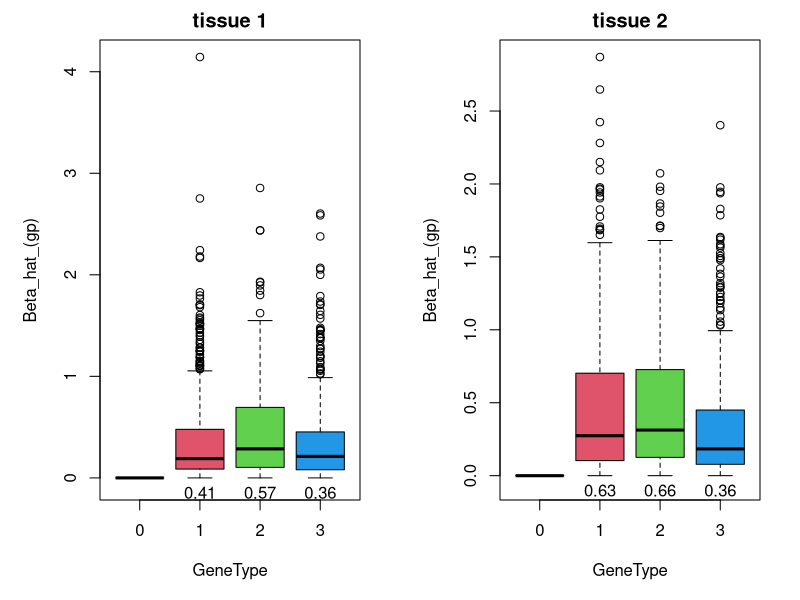
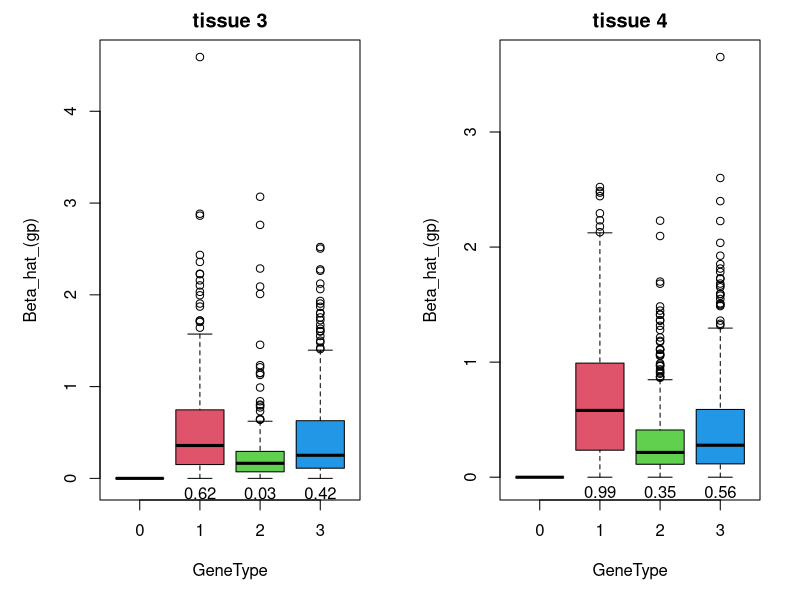
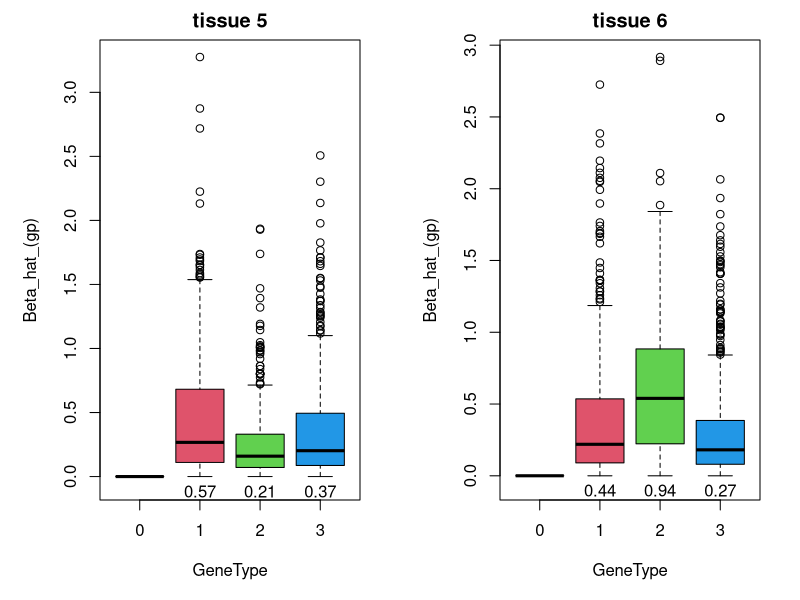
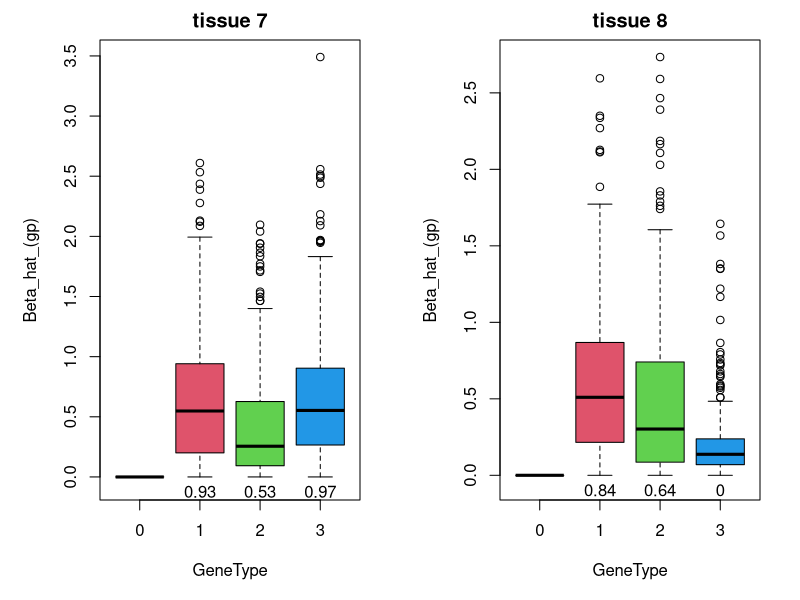
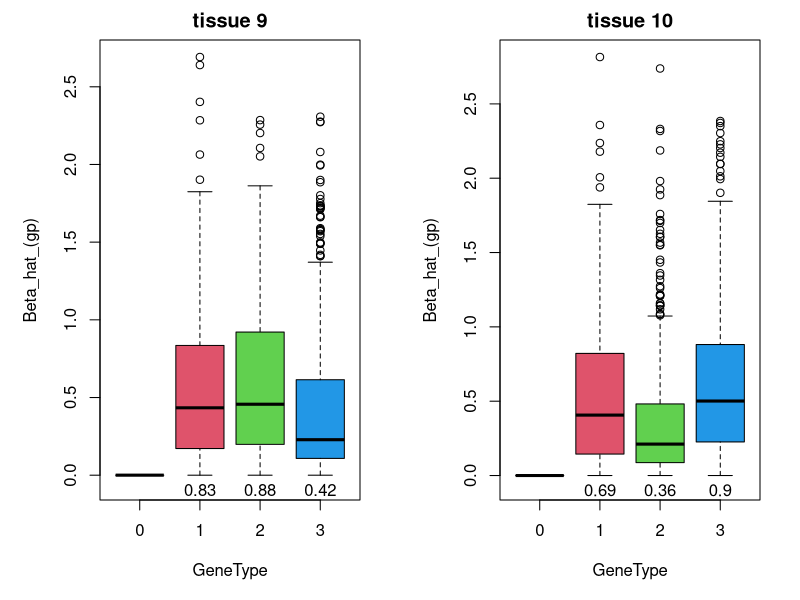
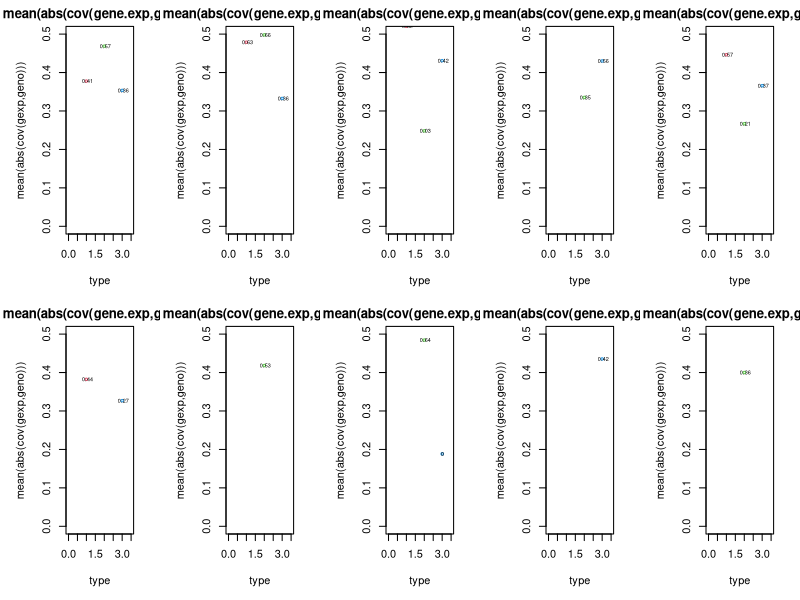
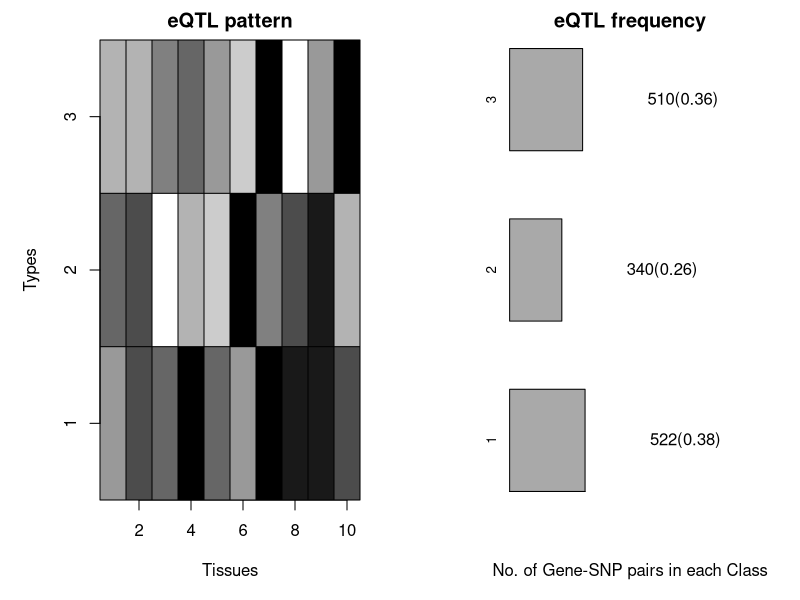

Here is the R script that generated these plots, in order:
## ---- chunk 1
library(knitr)
opts_chunk$set(echo=TRUE, warning=TRUE, message=TRUE)
library("MASS")
#install.packages("gtools")
library(gtools)
dir.name="/Users/sarahurbut/genexp/"
## ---- chunk 2
nb.snps=100000
snps=seq(1,nb.snps)
# anno.snps=sapply(snps,function(x){
#   paste("rs",x,sep='')})
nb.genes=2000
##record gene.pos in terms of SNPs - e.g., a gene falls every 5 SNPS###
#gene.pos=seq(1,nb.snps,nb.snps/nb.genes)
n.inds=100
## ---- chunk 3
K=3
S=10
#pi0=rbeta(1,1,1) ##prob gene has no eQTL
pi0=0.3
## ---- chunk 4
set.seed(771)
gender=rbinom(n.inds,1,prob=0.5)
## ---- chunk 5
set.seed(707)
MAF=rbeta(nb.snps,1,1)
###Simulate genotypes in an n x v snps matrix such that each row corresponds to an individuals genotype vector##
n.geno=sapply(MAF,function(x)
  {rbinom(n=n.inds,prob=x,size=2)})
## ---- chunk 6
set.seed(771)
(pis=rdirichlet(1,alpha=rep(1,K)))
## ---- chunk 7
set.seed(302)
###simulate type identity according to pi proportion##
type=sapply(rep(0,nb.snps),function(x){
    assign.vec=rmultinom(n=1,size=1,prob=pis)
    which(assign.vec==1)}
    )
sum(type==1)/length(type)
sum(type==2)/length(type)
sum(type==3)/length(type)
## ---- chunk 8
set.seed(111)
qmat=matrix(NA,nrow=K,ncol=S)
(q.mat=t(apply(qmat,1,function(x){
    x=rbeta(S,1,1)##generate predilection towards config from uniform
    })))
## ---- chunk 9
####Simulate covariance matrix of effect sizes, same for each gene##
oma2.plus.phi2 <- 0.8^2 # prior variance of subgroup SNP effect
oma2.over.oma2.plus.phi2 <- 3/4 # homogeneity
oma2 <- oma2.plus.phi2 * oma2.over.oma2.plus.phi2 # prior var of avg SNP effect
phi2 <- oma2.plus.phi2 * (1 - oma2.over.oma2.plus.phi2) # prior var of subgroup SNP effect, given avg effect
Sigma.beta.g <- matrix(rep(oma2, S^2),S, S) +
  diag(rep(phi2, S), S, S)
##Simulate covariance matrix of the errors, where we assume no covariance between tissues or individuals (i.e., matrix of multivariate normal S dimensional vectors###
###Key is assuming tissues and individuals are independent###
cov.err.S <- diag(S)
## ---- chunk 10
set.seed(717)
###Create covariate matrix, using inverse gamma prior on variance ###
Sigma.beta.c <- diag(x=1 / rgamma(S, 2, 1),
                     nrow=S, ncol=S)
X.c <- cbind(rep(1, n.inds),gender)#use gender as a covariate
###TissueSpecific covariate effect##
B.c <- matrix(mvrnorm(n=2, mu=rep(0, S),
                      Sigma=Sigma.beta.c),
              nrow=2, ncol=S)
## ---- chunk 11
set.seed(500)
####Initialize DataFrames###
mean.exp=matrix(NA,nrow=nb.genes,ncol=S)
var.exp=matrix(NA,nrow=nb.genes,ncol=S)
beta.hat=matrix(NA,nrow=nb.genes,ncol=S)
truth=NULL

gamma_gp=matrix(NA,nrow=nb.genes,ncol=S)
gene.type=NULL
for(i in 1:nb.genes){
  if(runif(1)<pi0){
    X=X.c
    B=B.c
  truth[i]=0
 gamma_gp[i,] = rep(0,S)
  eqtn=0
  gene.type[i]=0
  }
else{
  
  start=50*(i-1)+1
  end=start+49
  cis=snps[start:end]##Specify the cis region
  eqtn=sample(cis,1)##sample the SNP from the chosen region, given that it contains an eQTN
  truth[i]=eqtn
 class=type[eqtn]##membership of the ith SNP
  gene.type[i]=class
  ##generate active tissues according to SNPs type membership#
  probs=q.mat[class,]
  config=sapply(probs,function(x){
  rbinom(1,1,prob=x)})
    gamma_gp[i,] = config
    X.g <- matrix(n.geno[,eqtn], ncol=1)
    B.g <- matrix(mvrnorm(n=1, mu=rep(0, S),Sigma=Sigma.beta.g),nrow=1, ncol=S)
    B.g[1, which(config == 0)] <- 0 ###Thus the vector of effect sizes is drawn conditional on configuration, so we replace 
    E <- mvrnorm(n=n.inds, mu=rep(0,S),Sigma=cov.err.S)##draw each individuals ERROR vector from E_S(0,I)
    X <- cbind(X.c, X.g)
    B <- rbind(B.c, B.g)
}
  Y <- X %*% B + E
#print(eqtn)

  #write.table(Y, file=paste0(dir.name,i,"explevels.txt"), quote=F, sep="\t",
           # row.names=T, col.names=T)

mean.exp[i,]=apply(Y,2,mean)
var.exp[i,]=apply(Y,2,var)
if(eqtn==0){beta.hat[i,]=rep(0,S)}
else{beta.hat[i,]=apply(Y,2,function(x){cov(x,n.geno[,eqtn])/var(n.geno[,eqtn])})}
beta.hat<- replace(beta.hat, is.na(beta.hat), 0)
}
  
## ---- chunk 12
##########################
###order mean expression by gene.type###
gene.type=as.factor(gene.type)

plot.type=function(beta.hat,gene.type,tissue.types){
  par(mfrow=c(1,2),mar=c(5,5,2,2))
  for(i in tissue.types[1]:tissue.types[2]){
  #boxplot(mean.exp[,i]~gene.type,col=1:4,pch=1,xlab="GeneType",ylab="MeanExp",main=paste("tissue",i))
  #boxplot(var.exp[,i]~gene.type,col=1:4,pch=1,xlab="GeneType",ylab="MeanExp",main=paste("tissue",i))
  boxplot(abs(beta.hat[,i])~gene.type,ylim=c(-0.05,max(abs(beta.hat[,i]))),col=1:4,pch=1,xlab="GeneType",ylab="Beta_hat_(gp)",main=paste("tissue",i))

  type.probs=round(q.mat[,i],2)
  text(x=2,y=0,type.probs[1],pos=1)
  text(x=3,y=0,type.probs[2],pos=1)
  text(x=4,y=0,type.probs[3],pos=1)
}
}

plot.type(beta.hat,gene.type,tissue.types=c(1,2))
plot.type(beta.hat,gene.type,tissue.types=c(3,4))
plot.type(beta.hat,gene.type,tissue.types=c(5,6))
plot.type(beta.hat,gene.type,tissue.types=c(7,8))
plot.type(beta.hat,gene.type,tissue.types=c(9,10))

#install.packages("calibrate")
library(calibrate)

par(mfrow=c(2,5))
for(i in 1:S){
X=seq(1:K)
Y=sapply(seq(1:K),function(x){mean(abs(beta.hat[gene.type==x,i]))})
plot(X, Y,pch=1,col=2:4,type="p",ylim=c(0,0.5),xlim=c(0,3.5),cex=0.5,main="mean(abs(cov(gene.exp,geno)))",xlab="type",ylab="mean(abs(cov(gexp,geno)))")
library("calibrate")
textxy(X, Y, labs=round(q.mat[,i],2),cex=0.5,offset=.1)
       }

## ---- chunk 13
set.seed(500)
####Initialize DataFrames###
mean.by.geno=matrix(NA,nrow=nb.genes,ncol=3*S)

truth=NULL

gamma_gp=matrix(NA,nrow=nb.genes,ncol=S)
gene.type=NULL
for(i in 1:nb.genes){
  if(runif(1)<pi0){
    X=X.c
    B=B.c
  truth[i]=0
  eqtn=sample(snps,1)##choose any random snp but record that the snp wasn't a true eqtn
  gene.type[i]=0
  gamma_gp[i,] = rep(0,S)
  }
else{
  
  start=50*(i-1)+1
  end=start+49
  cis=snps[start:end]##Specify the cis region
  eqtn=sample(cis,1)##sample the SNP from the chosen region, given that it contains an eQTN
  truth[i]=eqtn
 class=type[eqtn]##membership of the ith SNP
  gene.type[i]=class
  ##generate active tissues according to SNPs type membership#
  probs=q.mat[class,]
  config=sapply(probs,function(x){
  rbinom(1,1,prob=x)})
    gamma_gp[i,] = config
    X.g <- matrix(n.geno[,eqtn], ncol=1)
    B.g <- matrix(mvrnorm(n=1, mu=rep(0, S),Sigma=Sigma.beta.g),nrow=1, ncol=S)
    B.g[1, which(config == 0)] <- 0
    E <- mvrnorm(n=n.inds, mu=rep(0,S),Sigma=cov.err.S)##draw each individuals ERROR vector from E_S(0,I)
    X <- cbind(X.c, X.g)
    B <- rbind(B.c, B.g)
}
  Y <- X %*% B + E

  
 M=(apply(Y,2,function(x){##create a matrix with genotypes in rows and tissues in columns
    
    geno=matrix(n.geno[,eqtn], ncol=1)
    if(length(x[geno==0])==0){dom=0}
    else{dom=mean(x[geno==0])}
    
    if(length(x[geno==1])==0){het=0}
   else{het=mean(x[geno==1])}
    
   if(length(x[geno==2])==0){rec=0}
     else{rec=mean(x[geno==2])}
    c(dom,het,rec)
}))
mean.by.geno[i,] = c((M))##concatenate the rows into 3xS matrix
}

cols=matrix(NA,nrow=S,ncol=3)
  for(i in 1:S){
    for(j in 1:3){
      cols[i,j]=paste("Tissue",i,"Geno",j)
  }
}
colnames(mean.by.geno)=c(cols)
## ---- chunk 14
ones=sum(gene.type==1)
  twos=sum(gene.type==2)
  threes=sum(gene.type==3)

freq.mat=apply(gamma_gp,2,function(x){
  ones=sum(gene.type==1)
  twos=sum(gene.type==2)
  threes=sum(gene.type==3)
 c(sum(x[gene.type==1])/ones,
sum(x[gene.type==2])/twos,
sum(x[gene.type==3])/threes)
})



plot.eQTL=function (freq.mat, pis,title = "eQTL") 
{
    
  
  layout(matrix(1:2, ncol = 2))
    u <- 1:S##Nuber of Tissues
    v <- 1:K##Number of motifs
    image(u, v, t(freq.mat), col = gray(seq(from = 1, 
        to = 0, by = -0.1)), xlab = "Tissues", yaxt = "n", ylab = "Types", 
        main =paste(title, "pattern", sep = " "))
    axis(2, at = 1:length(v))
    
    for (i in 1:(length(u) + 1)) {
        abline(v = (i - 0.5))
    }
    for (i in 1:(length(v) + 1)) {
        abline(h = (i - 0.5))
    }
  Ng = 10000
  
  genecount = matrix(c(ones,twos,threes),nrow=1)
    NK = nrow(q.mat)
    plot(0, 0.7, pch = ".", xlim = c(0, 1.2), ylim = c(0.75, 
        NK + 0.25), frame.plot = FALSE, axes = FALSE, xlab = "No. of Gene-SNP pairs in each Class", 
        ylab = "", main = paste(title, "frequency", sep = " "))
    segments(0, 0.7,pis[1], 0.7)
    rect(0, 1:NK - 0.3, pis, 1:NK + 
        0.3, col = "dark grey")
    mtext(1:NK, at = 1:NK, side = 2, cex = 0.8)
    text(pis + 0.5, 1:NK, labels = paste(genecount,"(",round(pis,2),")",sep=""))
}


plot.eQTL(freq.mat,pis,title="eQTL")
## ---- chunk 15
beta.hat=solve(t(X)%*%X)%*%t((X))%*%(Y)
RSS=t(Y-X%*%beta.hat)%*%(Y-X%*%beta.hat)
